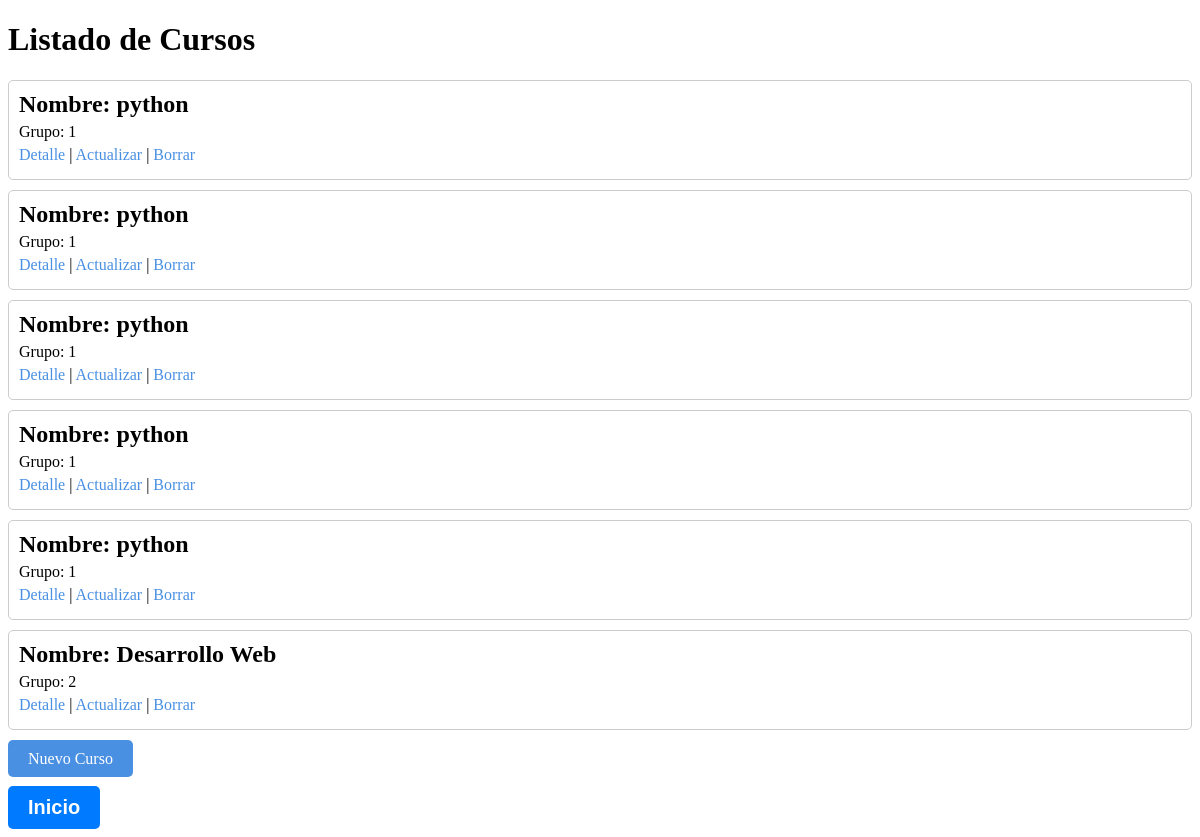
Before: /PrimerApp/curso/lista with the older database file.
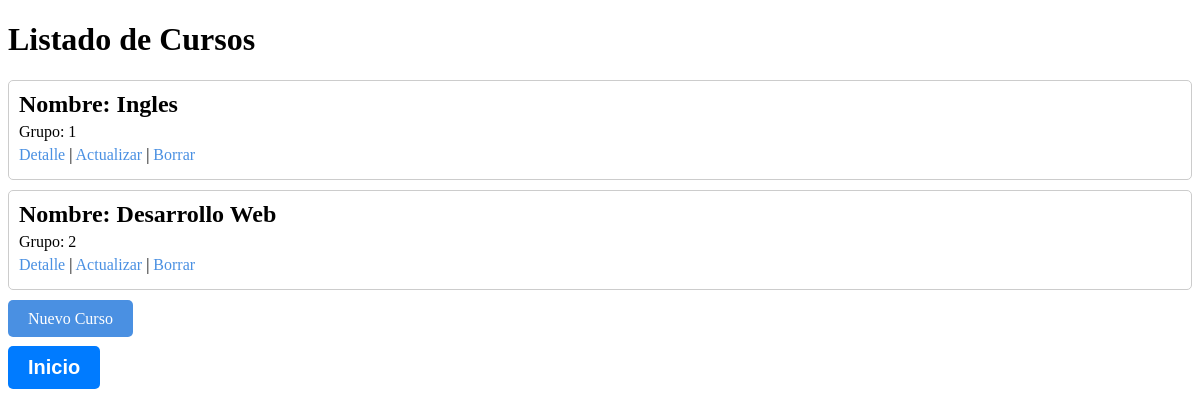
After: the same page with the newer database file.
### PrimerApp/models.py (models this page shows, shortened)
class Curso(models.Model):
    curso = models.CharField(max_length=100)
    grupo = models.IntegerField()

### PrimerApp/views.py (the view)
# urls.py: path('curso/lista', views.CursoListView.as_view(), name="ListaCursos"),
class CursoListView(ListView):
    model = Curso
    context_object_name = "cursos"
    template_name = "PrimerApp/listCurso.html"

### PrimerApp/templates/PrimerApp/listCurso.html (shortened to what this page needs)
<!DOCTYPE html>
<html lang="es">
<head>
</head>
<body>
    <h1>Listado de Cursos</h1>
    {% for curso in cursos %}
        <div style="border: 1px solid #ccc; padding: 10px; margin: 10px 0; border-radius: 5px;">
            <h2 style="margin: 0;">Nombre: {{ curso.curso }}</h2>
            <p style="margin: 5px 0;">Grupo: {{ curso.grupo }}</p>
            <p style="margin: 5px 0;">
                <a href="{% url 'CursoDetalle' curso.pk %}" style="text-decoration: none; color: #4A90E2;">Detalle</a> |
                <a href="{% url 'CursoUpdate' curso.pk %}" style="text-decoration: none; color: #4A90E2;">Actualizar</a> |
                <a href="{% url 'CursoDelete' curso.pk %}" style="text-decoration: none; color: #4A90E2;">Borrar</a>
            </p>
        </div>
    {% endfor %}
    <div style="margin-top: 20px;">
        <a href="{% url 'CreateCurso' %}" style="text-decoration: none; color: white; background-color: #4A90E2; padding: 10px 20px; border-radius: 5px;">Nuevo Curso</a>
    </div>
    <br>
    <button class="btn-custom" onclick="window.location.href='{% url 'Principal' %}'">Inicio</button>
</body>
</html>

### PrimerApp/templates/PrimerApp/listCurso.html (style rules this page uses)
.btn-custom { background-color: #007bff; color: white; border: none; padding: 10px 20px; text-align: center; text-decoration: none; display: inline-block; font-size: 20px; font-family: 'Arial', sans-serif; font-weight: bold; border-radius: 5px; cursor: pointer; transition: background-color 0.3s; }

Changed rows visible on the page:
removed Curso: curso "python", grupo "1"
removed Curso: curso "python", grupo "1"
removed Curso: curso "python", grupo "1"
removed Curso: curso "python", grupo "1"
removed Curso: curso "python", grupo "1"
added Curso: curso "Ingles", grupo "1"
